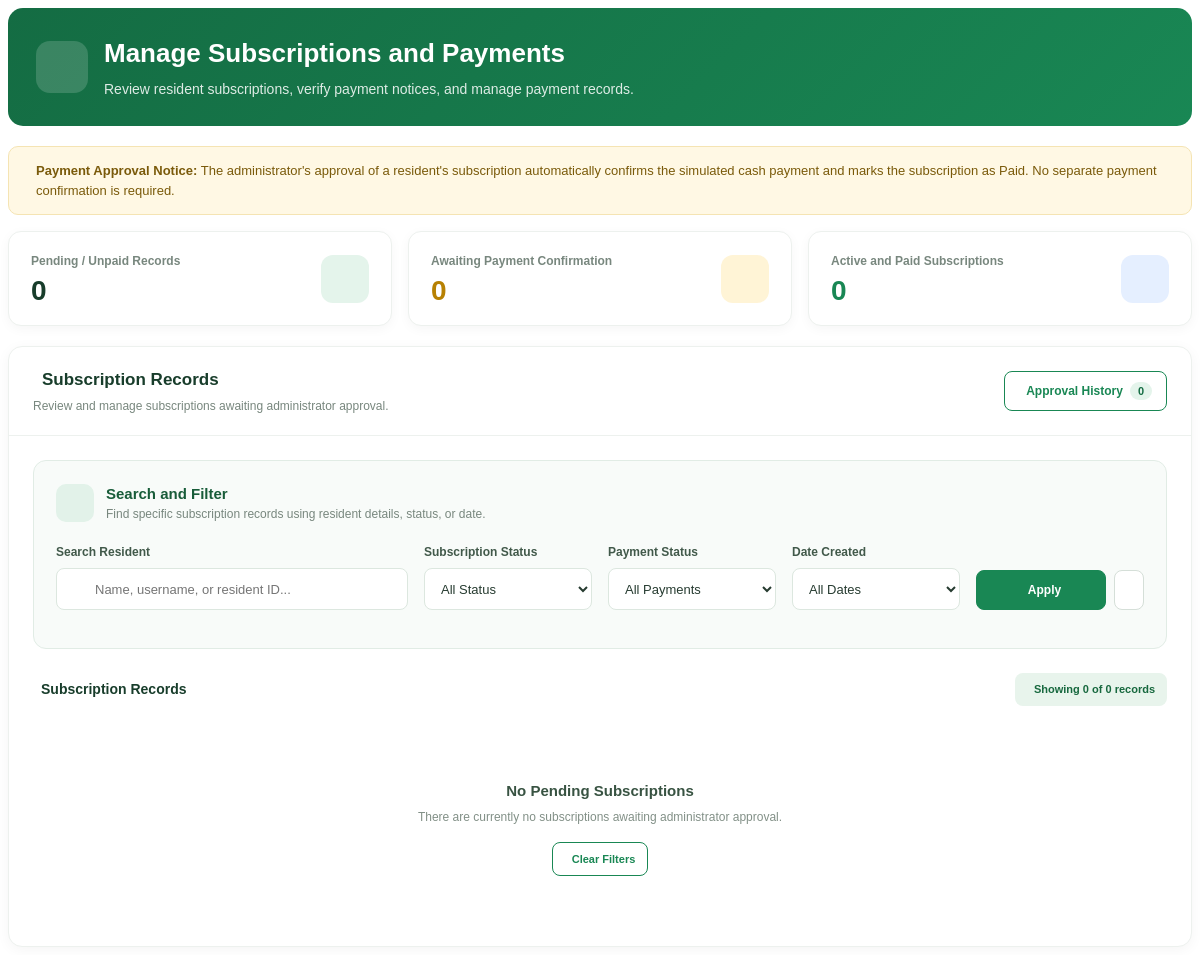
Before: /wastesystem_/admin/subscriptions/index.php (signed in) with the older database file.
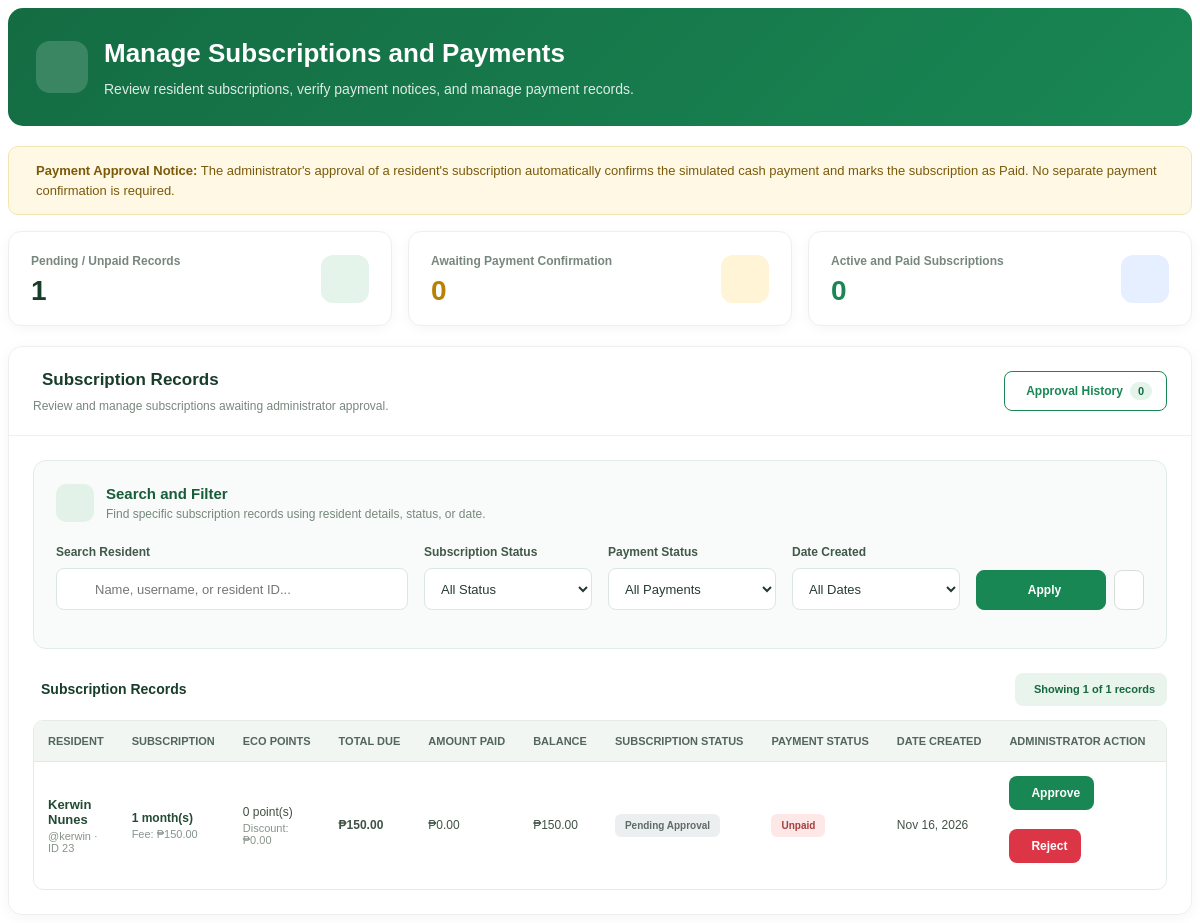
After: the same page with the newer database file.
### tables this page shows
CREATE TABLE `subscriptions` (
  `id` int(11) NOT NULL,
  `user_id` int(11) NOT NULL,
  `service_fee` decimal(10,2) NOT NULL DEFAULT 150.00,
  `months` int(11) NOT NULL DEFAULT 1,
  `original_amount` decimal(10,2) NOT NULL DEFAULT 150.00,
  `points_redeemed` int(11) NOT NULL DEFAULT 0,
  `discount_amount` decimal(10,2) NOT NULL DEFAULT 0.00,
  `total_amount` decimal(10,2) NOT NULL DEFAULT 150.00,
  `amount_paid` decimal(10,2) NOT NULL DEFAULT 0.00,
  `balance_due` decimal(10,2) NOT NULL DEFAULT 150.00,
  `subscription_status` varchar(50) NOT NULL DEFAULT 'Pending Approval',
  `payment_status` varchar(50) NOT NULL DEFAULT 'Unpaid',
  `created_at` timestamp NOT NULL DEFAULT current_timestamp()
);

CREATE TABLE `users` (
  `id` int(11) NOT NULL,
  `fullname` varchar(255) NOT NULL,
  `users` varchar(255) NOT NULL,
  `password` varchar(255) NOT NULL,
  `role` varchar(11) NOT NULL,
  `email` varchar(255) DEFAULT NULL,
  `email_verified` tinyint(1) NOT NULL DEFAULT 0,
  `email_verified_at` datetime DEFAULT NULL,
  `address` varchar(500) NOT NULL
);

### wastesystem_/admin/subscriptions/index.php (the view, shortened to what the changed rows need)
<?php
require_once __DIR__ . '/../../config/database.php';
$conn->set_charset('utf8mb4');
function subEscape($value): string
{
    return htmlspecialchars((string)($value ?? ''), ENT_QUOTES, 'UTF-8');
}
function subPeso($amount): string
{
    return '₱' . number_format((float)$amount, 2);
}
$moduleAction = $_SERVER['PHP_SELF'];
$resetUrl = $moduleAction;
$list_sql = "
    SELECT
        s.id,
        s.user_id,
        u.fullname,
        u.users AS username,
        s.service_fee,
        s.months,
        s.original_amount,
        s.points_redeemed,
        s.discount_amount,
        s.total_amount,
        s.amount_paid,
        s.balance_due,
        s.subscription_status,
        s.payment_status,
        s.created_at
    FROM subscriptions AS s
    INNER JOIN users AS u ON u.id = s.user_id
    WHERE s.subscription_status = 'Pending Approval'
    ORDER BY s.created_at DESC, s.id DESC
";
$result = $conn->query($list_sql);
$all_rows = [];
$total_records = 0;
while ($row = $result->fetch_assoc()) {
    $all_rows[] = $row;
    $total_records++;
}
$search = isset($_GET['search']) && is_string($_GET['search'])
    ? trim($_GET['search']) : '';
$subscription_filter = isset($_GET['subscription_status']) &&
    is_string($_GET['subscription_status'])
    ? $_GET['subscription_status'] : 'all';
$payment_filter = isset($_GET['payment_status']) &&
    is_string($_GET['payment_status'])
    ? $_GET['payment_status'] : 'all';
$date_filter = isset($_GET['date_filter']) &&
    is_string($_GET['date_filter'])
    ? $_GET['date_filter'] : 'all';
$start_date = isset($_GET['start_date']) && is_string($_GET['start_date'])
    ? $_GET['start_date'] : '';
$end_date = isset($_GET['end_date']) && is_string($_GET['end_date'])
    ? $_GET['end_date'] : '';
function subValidDate(string $date): bool
{
    $dateObj = DateTime::createFromFormat('!Y-m-d', $date);
    return $dateObj && $dateObj->format('Y-m-d') === $date;
}
if (!subValidDate($start_date)) {
    $start_date = '';
}
if (!subValidDate($end_date)) {
    $end_date = '';
}
$rows = array_values(array_filter(
    $all_rows,
    function ($row) use (
        $search,
        $subscription_filter,
        $payment_filter,
        $date_filter,
        $start_date,
        $end_date
    ) {
        if ($search !== '') {
            $search_match =
                stripos((string)$row['fullname'], $search) !== false ||
                stripos((string)$row['username'], $search) !== false ||
                stripos((string)$row['user_id'], $search) !== false;
            if (!$search_match) {
                return false;
            }
        }
        if (
            $subscription_filter !== 'all' &&
            $row['subscription_status'] !== $subscription_filter
        ) {
            return false;
        }
        if (
            $payment_filter !== 'all' &&
            $row['payment_status'] !== $payment_filter
        ) {
            return false;
        }
        $created_date = date('Y-m-d', strtotime($row['created_at']));
        if ($date_filter === 'today') {
            if ($created_date !== date('Y-m-d')) {
                return false;
            }
        } elseif ($date_filter === 'week') {
            $week_start = date('Y-m-d', strtotime('monday this week'));
            $week_end = date('Y-m-d', strtotime('sunday this week'));
            if ($created_date < $week_start || $created_date > $week_end) {
                return false;
            }
        } elseif ($date_filter === 'month') {
            if (date('Y-m', strtotime($created_date)) !== date('Y-m')) {
                return false;
            }
        } elseif ($date_filter === 'custom') {
            if ($start_date !== '' && $created_date < $start_date) {
                return false;
            }
            if ($end_date !== '' && $created_date > $end_date) {
                return false;
            }
        }
        return true;
    }
));
$filtered_records = count($rows);
$history_sql = "
    SELECT
        h.id,
        h.subscription_id,
        h.admin_id,
        h.approved_at,
        h.action_status,
        admin.fullname AS admin_name
    FROM subscription_approval_history AS h
    LEFT JOIN users AS admin ON admin.id = h.admin_id
    ORDER BY h.approved_at DESC
";
$history_result = $conn->query($history_sql);
$history_count = $history_result->num_rows;
?>
<div class="subs">
    <div class="subs-header">
        <div>
            <h2 class="subs-title">Manage Subscriptions and Payments</h2>
        </div>
    </div>
    <div class="subs-summary">
        <div class="subs-stat">
            <div>
                <div class="subs-stat-label">Pending / Unpaid Records</div>
                <div class="subs-stat-value"><?= number_format($total_records) ?></div>
            </div>
        </div>
    </div>
    <div class="subs-card">
        <div class="subs-card-header">
            <button type="button" class="subs-btn outline" data-subs-open="subsHistoryModal">
                Approval History
                <span class="subs-pill"><?= number_format($history_count) ?></span>
            </button>
        </div>
        <div class="subs-card-body">
            <div class="subs-table-top">
                <div class="subs-table-title">
                    Subscription Records
                </div>
                <div class="subs-count">
                    Showing <?= number_format($filtered_records) ?>
                    of <?= number_format($total_records) ?> records
                </div>
            </div>
            <?php if (empty($rows)): ?>
                <div class="subs-empty">
                    <h4>No Pending Subscriptions</h4>
                    <p>There are currently no subscriptions awaiting administrator approval.</p>
                    <a href="<?= subEscape($resetUrl) ?>" class="subs-btn outline sm">
                        Clear Filters
                    </a>
                </div>
            <?php else: ?>
                <div class="subs-table-wrap">
                    <table class="subs-table">
                        <thead>
                            <tr>
                                <th>Resident</th>
                                <th>Subscription</th>
                                <th>Eco Points</th>
                                <th>Total Due</th>
                                <th>Amount Paid</th>
                                <th>Balance</th>
                                <th>Subscription Status</th>
                                <th>Payment Status</th>
                                <th>Date Created</th>
                                <th style="min-width:190px;">Administrator Action</th>
                            </tr>
                        </thead>
                        <tbody>
                        <?php foreach ($rows as $row): ?>
                            <?php
                            $payment_status = $row['payment_status'];
                            $subscription_status = $row['subscription_status'];
                            $payment_badge = 'gray';
                            if ($payment_status === 'Paid') {
                                $payment_badge = 'green';
                            } elseif ($payment_status === 'Pending Confirmation') {
                                $payment_badge = 'yellow';
                            } elseif ($payment_status === 'Unpaid') {
                                $payment_badge = 'red';
                            }
                            $subscription_badge = $subscription_status === 'Active'
                                ? 'green'
                                : 'gray';
                            ?>
                            <tr>
                                <td>
                                    <div class="subs-name"><?= subEscape($row['fullname']) ?></div>
                                    <span class="subs-sub">
                                        @<?= subEscape($row['username']) ?>
                                        · ID <?= (int)$row['user_id'] ?>
                                    </span>
                                </td>
                                <td>
                                    <span class="subs-strong">
                                        <?= (int)$row['months'] ?> month(s)
                                    </span>
                                    <span class="subs-sub">
                                        Fee: <?= subPeso($row['service_fee']) ?>
                                    </span>
                                </td>
                                <td>
                                    <?= number_format((int)$row['points_redeemed']) ?> point(s)
                                    <span class="subs-sub">
                                        Discount: <?= subPeso($row['discount_amount']) ?>
                                    </span>
                                </td>
                                <td class="subs-strong subs-nowrap">
                                    <?= subPeso($row['total_amount']) ?>
                                </td>
                                <td class="subs-nowrap">
                                    <?= subPeso($row['amount_paid']) ?>
                                </td>
                                <td class="subs-nowrap">
                                    <?= subPeso($row['balance_due']) ?>
                                </td>
                                <td>
                                    <span class="subs-badge <?= $subscription_badge ?>">
                                        <?= subEscape($subscription_status) ?>
                                    </span>
                                </td>
                                <td>
                                    <span class="subs-badge <?= $payment_badge ?>">
                                        <?= subEscape($payment_status) ?>
                                    </span>
                                </td>
                                <td class="subs-nowrap">
                                    <?= subEscape(date('M d, Y', strtotime($row['created_at']))) ?>
                                </td>
                                <td>
                                    <?php if (
                                        $subscription_status === 'Pending Approval' &&
                                        $payment_status !== 'Paid'
                                    ): ?>
                                        <div class="subscription-action-group">
                                            <form method="POST"
                                                action=""
                                                onsubmit="return confirm('Are you sure you want to approve this subscription?');">
                                                <button type="submit"
                                                        name="confirm"
                                                        value="1"
                                                        class="subscription-action-btn subscription-btn-approve">
                                                    Approve
                                                </button>
                                            </form>
                                            <form method="POST"
                                                action=""
                                                onsubmit="return confirm('Are you sure you want to reject this subscription?');">
                                                <button type="submit"
                                                        name="reject"
                                                        value="1"
                                                        class="subscription-action-btn subscription-btn-reject">
                                                    Reject
                                                </button>
                                            </form>
                                        </div>
                                    <?php else: ?>
                                        <span class="text-muted">No actions available</span>
                                    <?php endif; ?>
                                </td>
                            </tr>
                        <?php endforeach; ?>
                        </tbody>
                    </table>
                </div>
            <?php endif; ?>
        </div>
    </div>
</div>

Changed rows visible on the page:
added subscriptions: points_redeemed "0", user.fullname "Kerwin Nunes", user.users "kerwin", user "23", months "1", service_fee "₱150.00", discount_amount "₱0.00", total_amount "₱150.00", amount_paid "₱0.00", balance_due "₱150.00", subscription_status "Pending Approval", payment_status "Unpaid", created_at "Nov 16, 2026"
Other visible differences:
$total_records: "0" → "1"
$filtered_records: "0" → "1"
$history_count: "0" → (not shown)
text no longer shown: "No Pending Subscriptions There are currently no subscriptions awaiting administrator approval. Clear Filters"
text now shown: "RESIDENT SUBSCRIPTION ECO POINTS TOTAL DUE AMOUNT PAID BALANCE SUBSCRIPTION STATUS PAYMENT STATUS DATE CREATED ADMINISTRATOR ACTION"
